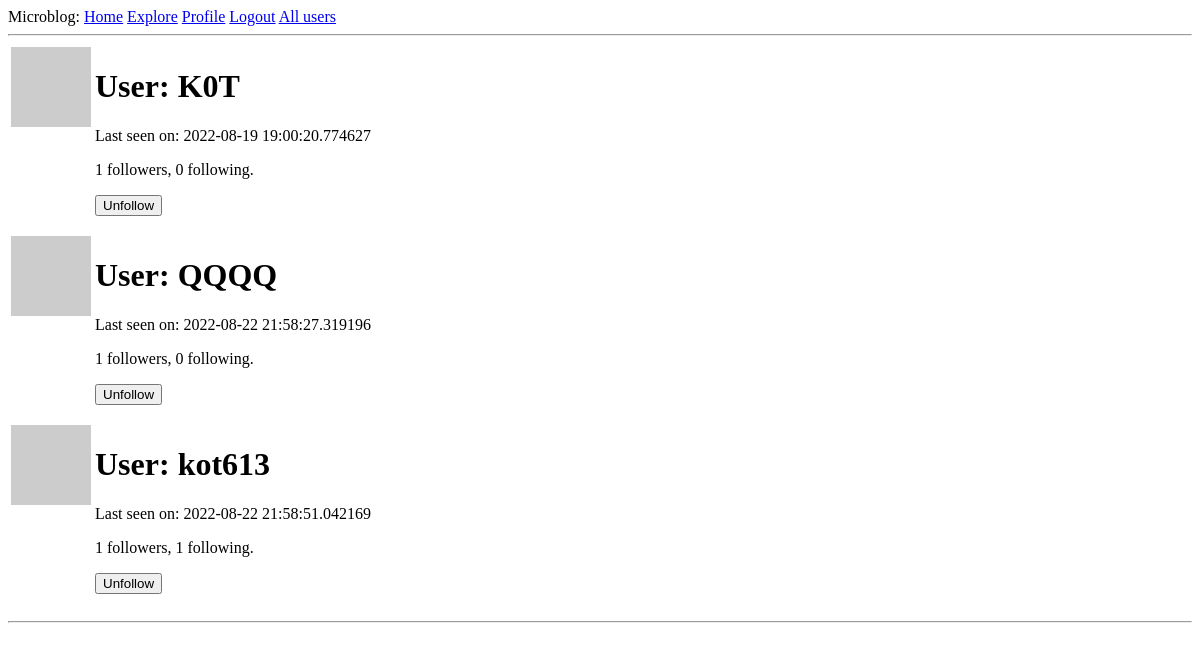
Page /users (signed in) on the earlier database version.
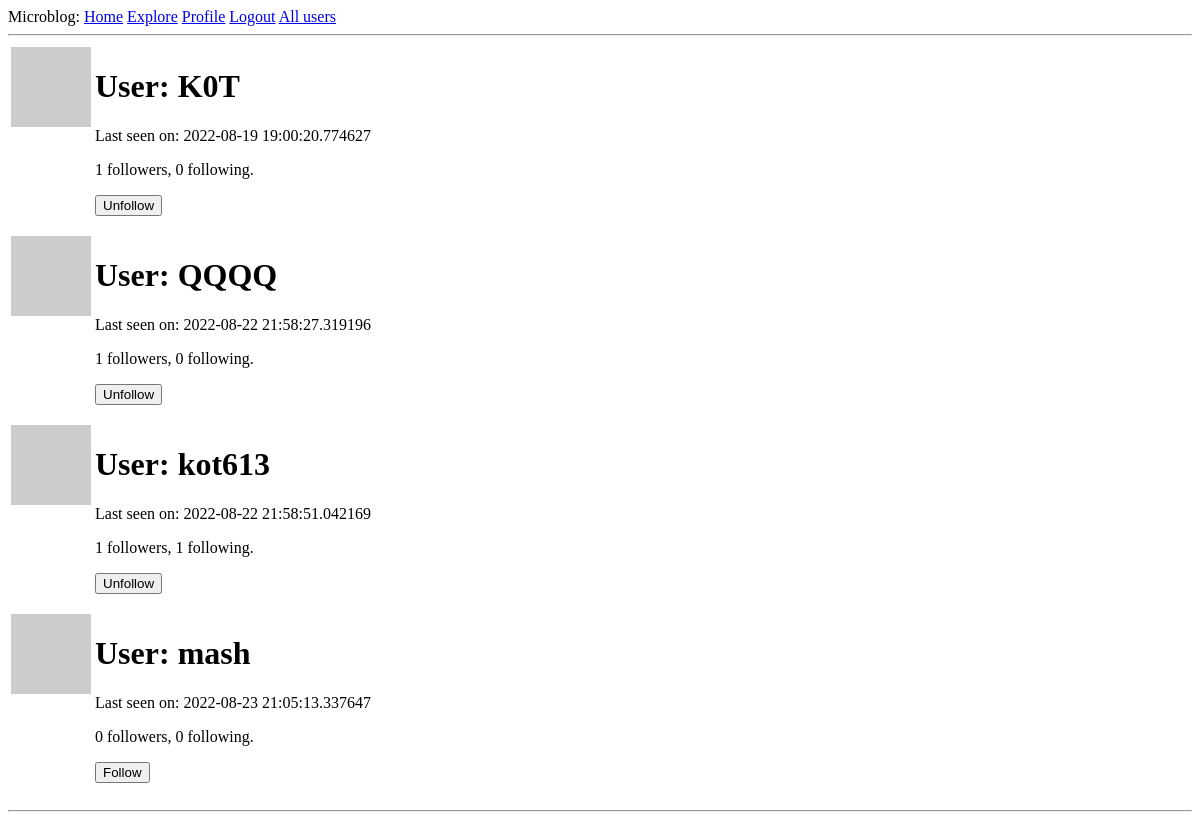
Same page on the later database version.
### app/models.py (models this page shows, shortened)
class User(UserMixin, db.Model):
    id = db.Column(db.Integer, primary_key=True)
    username = db.Column(db.String(64), index=True, unique=True)
    email = db.Column(db.String(120), index=True, unique=True)
    password_hash = db.Column(db.String(128))
    about_me = db.Column(db.String(255))
    last_seen = db.Column(db.DateTime, default=datetime.utcnow)
    posts = db.relationship('Post', backref='author', lazy='dynamic')
    followed = db.relationship(
        'User', secondary=followers,
        primaryjoin=(followers.c.follower_id == id),
        secondaryjoin=(followers.c.followed_id == id),
        backref=db.backref('followers', lazy='dynamic'), lazy='dynamic')
    def avatar(self, size):
        digest = md5(self.email.lower().encode('utf-8')).hexdigest()
        return f'https://www.gravatar.com/avatar/{digest}?d=identicon&s={size}'
    def is_following(self, user):
        return self.followed.filter(
            followers.c.followed_id == user.id).count() > 0

### app/routes.py (the view)
@app.route('/users')
@login_required
def users():
    form = EmptyForm()
    users = db.session.query(User).all()
    return render_template('users.html', title='Users', users=users, form=form)

### app/forms.py
class EmptyForm(FlaskForm):
    submit = SubmitField('Submit')

### app/models.py (called while the page is built)
@login.user_loader
def load_user(id_db):
    return User.query.get(int(id_db))

### app/routes.py (called while the page is built)
@app.before_request
def before_request():
    if current_user.is_authenticated:
        current_user.last_seen = datetime.utcnow()
        db.session.commit()

### app/templates/users.html (shortened to what this page needs)
{% extends "base.html" %}
{% block content %}
<table>
    {% for user in users %}
    {% if user != current_user %}
    <tr valign="top" border="1">
        <td><img src="{{ user.avatar(128) }}"></td>
        <td>
            <h1>User: {{ user.username }}</h1>
            {% if user.last_seen %}<p>Last seen on: {{ user.last_seen }}</p>{% endif %}
            <p>{{ user.followers.count() }} followers, {{ user.followed.count() }} following.</p>
            {% if not current_user.is_following(user) %}
            <p>
            <form action="{{ url_for('follow', username=user.username) }}" method="post">
                {{ form.submit(value='Follow') }}
            </form>
            </p>
            {% else %}
            <p>
            <form action="{{ url_for('unfollow', username=user.username) }}" method="post">
                {{ form.submit(value='Unfollow') }}
            </form>
            </p>
            {% endif %}
        </td>
    </tr>
    {% endif %}
    {% endfor %}
</table>
<hr>
{% endblock %}

### app/templates/base.html (shortened to what this page needs)
<!doctype html>
<html>
<head>
</head>
<body>
<div>
    Microblog:
    <a href="{{ url_for('index') }}">Home</a>
    <a href="{{ url_for('explore') }}">Explore</a>
    {% if current_user.is_anonymous %}
    <a href="{{ url_for('login') }}">Login</a>
    {% else %}
    <a href="{{ url_for('user', username=current_user.username) }}">Profile</a>
    <a href="{{ url_for('logout') }}">Logout</a>
    {% endif %}
    <a href="{{ url_for('users') }}">All users</a>
</div>
<hr>
{% block content %}{% endblock %}
</body>
</html>

Differences in the rows shown:
added User: username "mash", last_seen "2022-08-23 21:05:13.337647", followers.count "0", followed.count "0"
